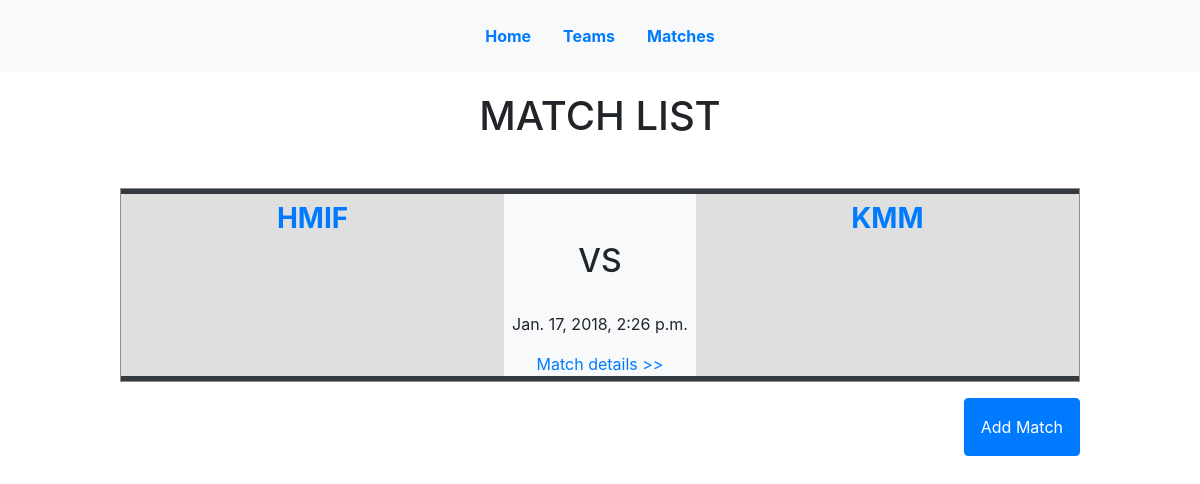
The page /match/ on the database as committed earlier.
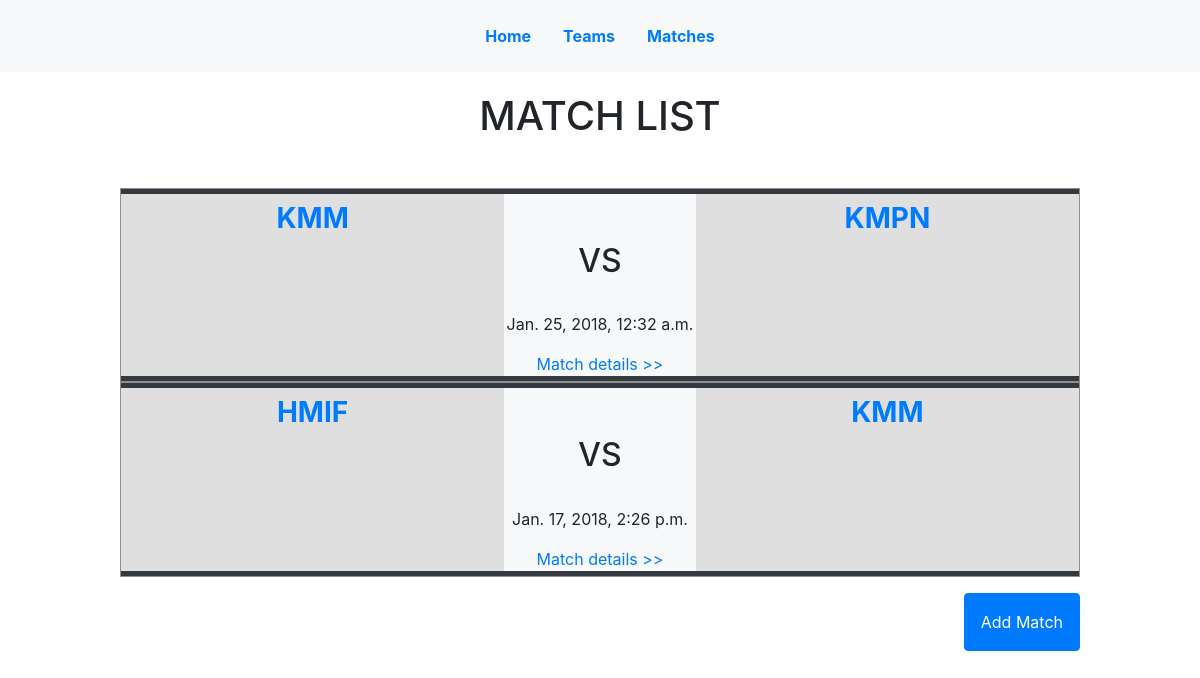
The same page on the database as committed later.
### stats/models.py (models this page shows, shortened)
class Match(models.Model):
    class Meta:
        ordering = ['-match_date',]
    match_date = models.DateTimeField()
    home_team = models.ForeignKey(Team, related_name="home_team", on_delete=models.CASCADE, null=True)
    away_team = models.ForeignKey(Team, related_name="away_team", on_delete=models.CASCADE, null=True)
    available = models.BooleanField()
    goal_home = models.IntegerField(default=0)
    pass_complete_home = models.IntegerField(default=0)
    pass_incomplete_home = models.IntegerField(default=0)
    ball_possession_home = models.DecimalField(max_digits = 5, decimal_places = 2, default=0)
    shot_on_target_home = models.IntegerField(default=0)
    shot_off_target_home = models.IntegerField(default=0)
    shot_percentage_home = models.DecimalField(max_digits = 5, decimal_places = 2, default=0)
    intercept_home = models.IntegerField(default=0)
    saves_home = models.IntegerField(default=0)
    tackle_home = models.IntegerField(default=0)
    fouls_committed_home = models.IntegerField(default=0)
    fouls_suffered_home = models.IntegerField(default=0)
    yellow_card_home = models.IntegerField(default=0)
    red_card_home = models.IntegerField(default=0)
    goal_away = models.IntegerField(default=0)
    pass_complete_away = models.IntegerField(default=0)
    pass_incomplete_away = models.IntegerField(default=0)
    ball_possession_away = models.DecimalField(max_digits = 5, decimal_places = 2, default=0)
    shot_on_target_away = models.IntegerField(default=0)
    shot_off_target_away = models.IntegerField(default=0)
    shot_percentage_away = models.DecimalField(max_digits = 5, decimal_places = 2, default=0)
    intercept_away = models.IntegerField(default=0)
    saves_away = models.IntegerField(default=0)
    tackle_away = models.IntegerField(default=0)
    fouls_committed_away = models.IntegerField(default=0)
    fouls_suffered_away = models.IntegerField(default=0)
    yellow_card_away = models.IntegerField(default=0)
    red_card_away = models.IntegerField(default=0)

class Team(models.Model):
    class Meta:
        ordering = ['-win','-draw','-lose','-goal_for','-goal_against']
    name = models.CharField(max_length=100)
    logo = models.ImageField(null=True, blank=True)
    points = models.IntegerField(default=0)
    goal_for = models.IntegerField(default=0)
    goal_against = models.IntegerField(default=0)
    win = models.IntegerField(default=0)
    lose = models.IntegerField(default=0)
    draw = models.IntegerField(default=0)
    def __str__(self):
        return self.name

### stats/views.py (the view)
# urls.py: path('match/', views.MatchListView.as_view(), name = 'match_list'),
class MatchListView(FormListView):
    form_class = MatchForm
    model = Match
    context_object_name = 'match_list'
    template_name = 'match_list.html'

### stats/views.py (called while the page is built)
    def get(self, request, *args, **kwargs):
        form_class = self.get_form_class()
        self.form = self.get_form(form_class)
        self.object_list = self.get_queryset()
        allow_empty = self.get_allow_empty()
        if not allow_empty and len(self.object_list) == 0:
            raise Http404(_(u"Empty list and '%(class_name)s.allow_empty' is False.")
                          % {'class_name': self.__class__.__name__})
        context = self.get_context_data(object_list=self.object_list, form=self.form)
        return self.render_to_response(context)

### templates/match_list.html (shortened to what this page needs)
{% extends 'base.html' %}
{% block content %}
<div class="match_list">
	<h1 class="text-center mb-5">MATCH LIST</h1>
	<div class="match_list_table">
      {% for match in 	match_list %}
      	<div class="match_instance" >
	        <div class="separator bg-dark"></div>
	      	<div class="home_team text-center p-2">
	      		<h3 class="font-weight-bold"><a href="{% url 'team_detail' match.home_team.pk %}">{{match.home_team.name}}</a></h3>
	      	</div>
	      	<div class="match_date text-center bg-light">
	      	<br>
	      	<br>
	      	<h2>VS</h2>
	      	<br>
	      	<p>{{match.match_date}}</p>
	      	<a href="{% url 'match_in_game' match.pk %}"> Match details >></a>
	        </div>
	        <div class="away_team text-center p-2">
	        	<h3 class="font-weight-bold"><a href="{% url 'team_detail' match.away_team.pk %}">{{match.away_team.name}}</a></h3>
	        </div>
	        <div class="separator bg-dark"></div>
      	</div>
      {% endfor %}
  	</div>
	<button class="btn btn-primary float-right mt-3 mb-3 p-3" id="add_match">Add Match</button>
</div>
{% endblock content %}

Rows that differ between the two databases and show on the page:
added Match: home_team.name "KMM", match_date "Jan. 25, 2018, 12:32 a.m.", away_team.name "KMPN"
